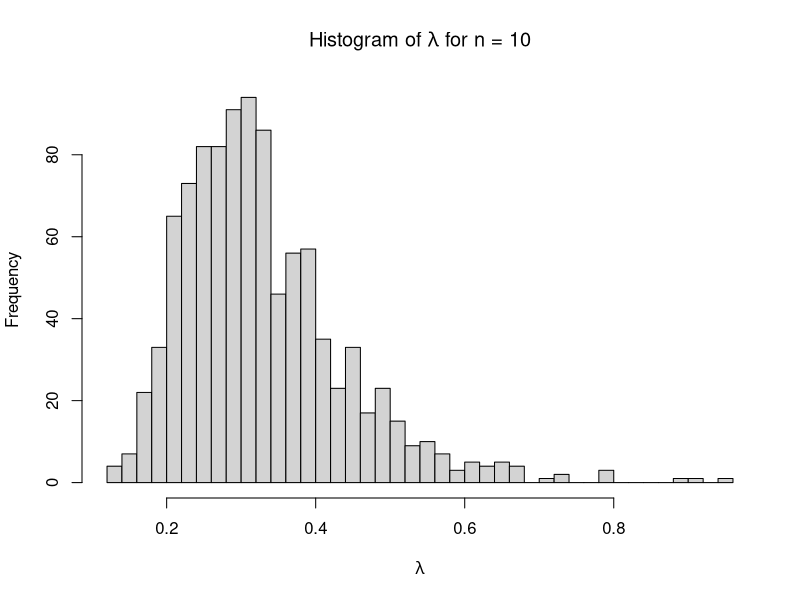
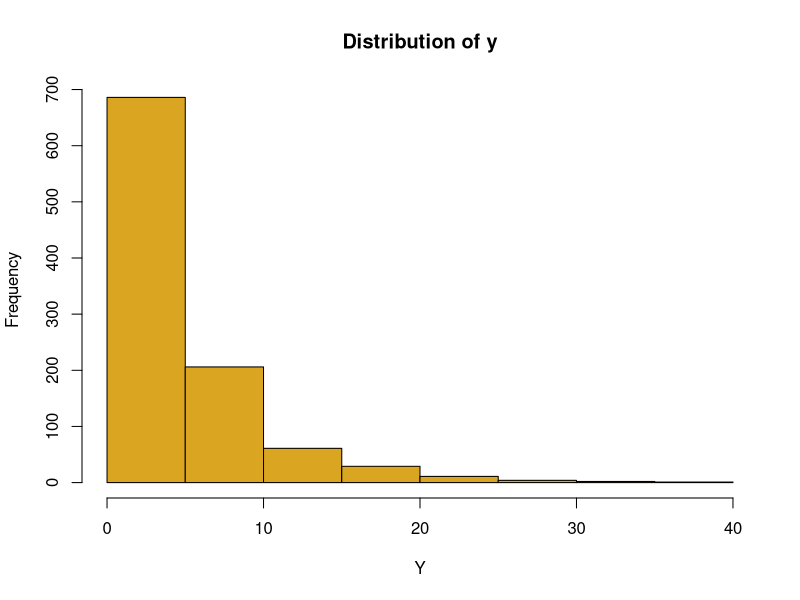

The R source for these figures, in order:
##################################################################
##################################################################
# Gov 2001/1002/ Stat E-200 Section 5
# 2-25-15
# Soledad Artiz Prillaman
##################################################################
##################################################################

# Clear our workspace
rm(list=ls())


#####################################
### Maximum Likelihood Estimation ###
#####################################

## UNIVARIATE EXAMPLE

## Calculate the maximum likelihood estimator 
# Model:
#       y ~ Expo(\lambda_i)
#       \lambda_i = \lambda
# Data:
#       Y: (1,5,8,2,1)


# First, let's create a function for our log-likelihood
# This function takes as its inputs 
#     par - the parameter lambda
#     y - the data
ll.expo <- function(lambda, y){
  length(y)*log(lambda) - lambda*sum(y)
}

# Create a vector of our data (5 observations and no covariates)
Y <- c(1,5,8,2,1)


# Now, let's use optim to find the MLE
# Optim takes as its inputs
#     par - the starting values for all of the parameters
#           this is where the algorithm starts
#           if there is only one parameter as in our example, this is single value
#           if there are multiple parameters, this is a vector with values for each parameter
#     fn - the function that you want to optimize
#     y - any inputs the function takes that aren't your parameter 
#         you would specify these by their name in the function 
#         (eg. if we had put data in our function instead of y this would be data = Y)
#     control = list(fnscale = -1) -- optim automatically searches for a minimum
#           by specifying to take -1, it tricks it to find the maximum
#     method - the algorithm you want to choose
#              other options: CG, L-BFGS-B, SANN, Nelder-Mead
#     hessian = TRUE -- tells optim to calculate the hessian matrix at the mle estimate
opt.expo <- optim(par = 0.01,  
                  fn = ll.expo, 
                  y = Y,
                  control = list(fnscale = -1), 
                  method = "BFGS", 
                  hessian = TRUE)
opt.expo

# If we want to pull out our MLE
mle <- opt.expo$par
mle
# This is the same as 5/17, our analytic MLE

# If we want to pull out the matrix of second derivatives evaluated at the MLE
hessian <- opt.expo$hessian
hessian
# This is the same as -289/5, our analytic hessian


#####################################
# The CLT and MLE

# Let's convince ourselves that as we take many samples of growing size, 
# the distribution of our MLE estimates approximates a normal distribution
# with mean of the true value

# We calculated analytically that the MLE is
true <- 5/17

# Set our sample size
n <- 10

# Draw 1000 samples of size n from the exponential distribution with rate = the truth
set.seed(1234)
data <- sapply(seq(1,1000),function(x)rexp(n, rate=true))

# Write a function for our log-likelihood - this is the same as the function we wrote before
llexp <- function(param, y){sum(dexp(y, rate=param, log=T))}

# Create an empty vector to store our estimates of lambda hat
out <- NULL
# For each of our 1000 samples, calculate the mle and store
for(i in 1:1000){
  out[i] <- optim(par=c(1), fn=llexp, y=data[,i],
                  method="BFGS", control=list(fnscale=-1))$par
}

#Look at a histogram of the estimates
hist(out, 
     breaks = 30, 
     xlab = expression(lambda), 
     main = expression(paste("Histogram of ", lambda, " for n = 10", sep = "")) )

## Try this for different values of n and see what happens!



#####################################

## MULTIVARIATE EXAMPLE


## Calculate the maximum likelihood estimator 
# Model:
#       y ~ Expo(\lambda_i)
#       \lambda_i = 1/exp(X_i\beta)


# Let's create some fake data
set.seed(02139)
n <- 1000
# sample whether or not it was a Friday
Friday <- sample(c(0,1), n, replace=T)
# sample the number of minutes behind schedule
minsSch <- rnorm(n, 3, .5)
# Create Y using our covariates and what we are "deciding" are the true betas
Y <- rexp(n, rate = 1/exp(1.25 - .5*Friday +.2*minsSch))
# Combind all to get data frame
data <- as.data.frame(cbind(Y, Friday, minsSch))

# We can look at our data and see that it looks exponential
hist(Y, col = "goldenrod", main = "Distribution of y")


# Let's create a function for our log-likelihood
# This function takes as its inputs 
#     param - the parameters beta0, beta1, and beta2
#     y - a vector of the data on wait time
#     x - a matrix of the covariate data
llexp <- function(param, y, x){
  rate <- 1/exp(x%*%param)
  sum(dexp(y, rate=rate, log=T))
}
# Alternatively we could write this function like this
llexp2 <- function(param, y,x){
  cov <- x%*%param
  sum(-cov - 1/exp(cov)*y)
}


#Create our matrix of X with an intercept
X <- cbind(1, Friday, minsSch)

#Specify starting values for all of our parameters
param <- c(1,1,1)

#Solve using optim
out <- optim(param, 
             fn=llexp, 
             y=Y, 
             x=X, 
             method="BFGS", 
             hessian=T, 
             control=list(fnscale=-1))

# Get the MLE
out$par

## To get the variance:
# Get the Hessian from optim
H <- out$hessian

# Calculate the observed fisher information
I <- -H

# Calculate the variance-covariance matrix
# The variances of our parameters are in the diagonal
# and the covariances are in the off-diagonal
V <- solve(I)

# Get the standard errors
ses <- sqrt(diag(V))
ses



#####################################
####### Likelihood Ratio Test #######
#####################################

# Given the model we used in the multivariate example above
# We want to test whether or not including the minutes behind schedule
# changes the mle

# We can do this using a likelihood ratio test with
# Unrestricted model: Wait = \beta_0 + \beta_1*Minutes + \beta_2*Friday
# Restricted model: Wait = \beta_0 + \beta2*Friday

# Calculate the values of the likelihood at the MLE under the 
# UNRESTRICTED model
unrestricted <- optim(param, 
                      fn=llexp, 
                      y=Y, 
                      x=X, 
                      method="BFGS", 
                      hessian=T, 
                      control=list(fnscale=-1))
# Note that what we care about is the height of the log-likelihood fuction
# not the value of the parameter that maximizes the likelihood function
unrestricted$value


# Calculate the values of the likelihood at the MLE under the 
# RESTRICTED model
restricted <- optim(c(1,1), 
                    fn=llexp,
                    y=Y, 
                    x=cbind(1, Friday), # We exclude minutes data 
                    method="BFGS", 
                    hessian=T, 
                    control=list(fnscale=-1))
restricted$value


# Calculate our test statistic given these values of the log-likelihood
# We don't have to take the log because we stored our log-likelihood values
r <- 2*(unrestricted$value - restricted$value)
r

# Calculate the p-value for this test statistic
# we have 1 degree of freedom because we have only 1 restriction (we are exluding only one variable)
1-pchisq(r,df=1)
# We reject our null hypothesis that minutes didn't matter













